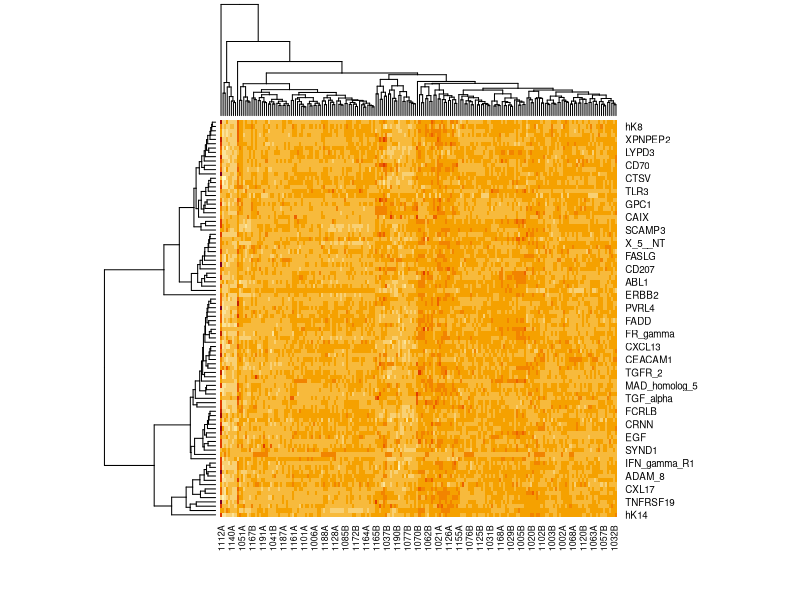

Generate this figure with R:
# omicsExample2.R
#
# Code for Example 2 for R intro in course Omics Data Analysis: 92 protein
# levels for cases and controls, with a quality flag, measured on a chip
# (synthetic, almost real data)
#
# Alexander.Ploner@ki.se 2022-11-20

# We assume that the data files are in the working directory
library(readxl)
pheno <- as.data.frame( read_xlsx("covar.xlsx") )
prot  <- read.table("prot.txt", header = TRUE, check.names = FALSE, stringsAsFactors = TRUE)

# Look at the top of the phenotypic data: seems ok
head(pheno)

# Structure of the data: phenotypic data is rows = subjects,
# protein data has columns = subjects
str(pheno)
str(prot)

# Simple numerical summaries of pheno data
summary(pheno)

# Let's look at a heatmap of the protein data
# Note that heatmap requires a matrix, not a data frame,
# so we have to convert
# Proteins come in two distinct clusters, subjects have
# 3-4 main clusters and one outgroup
heatmap(as.matrix(prot))

# Flip the rows & columns of the protein matrix so
# that they are in the same order as the phenotypic data
# Not necessary, but easier to visualize
flip_prot <- t(prot)
str(flip_prot)

# Now we run a t-test for all proteins, comparing the means
# of cases and controls (variable tp) via a t-test

# We use a very R-typical technique: we can _apply_ a function
# (here: t.test) to each row or column of a data matrix or data frame
ttests <- apply(flip_prot, 2, function(x) t.test(x ~ pheno$tp))
# The result is a *list* of t-tests
head(ttests)
# We use _lapply_ to extract the t-statistic and p-value from
# the list of t-tests
tstat <- unlist( lapply(ttests, function(x) x$statistic))
pval  <- unlist( lapply(ttests, function(x) x$p.value))

# Let's look at the results
summary(tstat)
summary(pval)

# How many are formally significant at the 5% level?
table(pval < 0.05)
# Clearly, we should do some adjustments here; we choose the
# false discovery rate (fdr)
pval_adj <- p.adjust(pval, "fdr")
table(pval_adj < 0.05)
# These are the identifiers of the significant proteins
rownames(prot)[pval_adj < 0.05]

#' Let's roll this into a data frame, sorted by significance
res <- data.frame(Protein = rownames(prot), tStat = tstat, FDR = pval_adj)
res <- res[order(res$FDR), ]
# Remove ugly row names (optional)
rownames(res) <- 1:nrow(res)
head(res)

